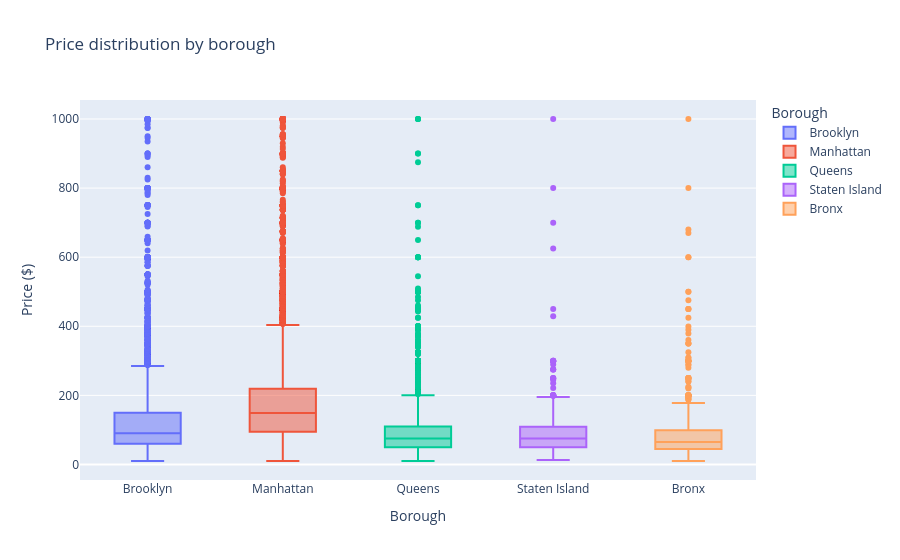

The code cell stored with this chart in its notebook:
### Code cell
import plotly.express as px

fig = px.box(
    df,
    x="neighbourhood_group",
    y="price",
    color="neighbourhood_group",
    title="Price distribution by borough",
    labels={"neighbourhood_group": "Borough", "price": "Price ($)"}
)
fig.show()

### Figure 1 — Plotly figure (JSON) as saved in the notebook; plotly's stock layout.template omitted (floating-point values rounded to 4 significant figures; data arrays with more than 128 entries replaced by an {"elided": "..."} marker saying what was removed)
{"data": [{"alignmentgroup": "True", "hovertemplate": "Borough=%{x}<br>Price ($)=%{y}<extra></extra>", "legendgroup": "Brooklyn", "marker": {"color": "#636efa"}, "name": "Brooklyn", "notched": false, "offsetgroup": "Brooklyn", "orientation": "v", "showlegend": true, "type": "box", "x": {"elided": "20029 str values"}, "x0": " ", "xaxis": "x", "y": {"elided": "20029 int values"}, "y0": " ", "yaxis": "y"}, {"alignmentgroup": "True", "hovertemplate": "Borough=%{x}<br>Price ($)=%{y}<extra></extra>", "legendgroup": "Manhattan", "marker": {"color": "#EF553B"}, "name": "Manhattan", "notched": false, "offsetgroup": "Manhattan", "orientation": "v", "showlegend": true, "type": "box", "x": {"elided": "21474 str values"}, "x0": " ", "xaxis": "x", "y": {"elided": "21474 int values"}, "y0": " ", "yaxis": "y"}, {"alignmentgroup": "True", "hovertemplate": "Borough=%{x}<br>Price ($)=%{y}<extra></extra>", "legendgroup": "Queens", "marker": {"color": "#00cc96"}, "name": "Queens", "notched": false, "offsetgroup": "Queens", "orientation": "v", "showlegend": true, "type": "box", "x": {"elided": "5654 str values"}, "x0": " ", "xaxis": "x", "y": {"elided": "5654 int values"}, "y0": " ", "yaxis": "y"}, {"alignmentgroup": "True", "hovertemplate": "Borough=%{x}<br>Price ($)=%{y}<extra></extra>", "legendgroup": "Staten Island", "marker": {"color": "#ab63fa"}, "name": "Staten Island", "notched": false, "offsetgroup": "Staten Island", "orientation": "v", "showlegend": true, "type": "box", "x": {"elided": "371 str values"}, "x0": " ", "xaxis": "x", "y": {"elided": "371 int values"}, "y0": " ", "yaxis": "y"}, {"alignmentgroup": "True", "hovertemplate": "Borough=%{x}<br>Price ($)=%{y}<extra></extra>", "legendgroup": "Bronx", "marker": {"color": "#FFA15A"}, "name": "Bronx", "notched": false, "offsetgroup": "Bronx", "orientation": "v", "showlegend": true, "type": "box", "x": {"elided": "1088 str values"}, "x0": " ", "xaxis": "x", "y": {"elided": "1088 int values"}, "y0": " ", "yaxis": "y"}], "layout": {"boxmode": "overlay", "legend": {"title": {"text": "Borough"}, "tracegroupgap": 0}, "title": {"text": "Price distribution by borough"}, "xaxis": {"anchor": "y", "categoryarray": ["Brooklyn", "Manhattan", "Queens", "Staten Island", "Bronx"], "categoryorder": "array", "domain": [0, 1], "title": {"text": "Borough"}}, "yaxis": {"anchor": "x", "domain": [0, 1], "title": {"text": "Price ($)"}}}}
